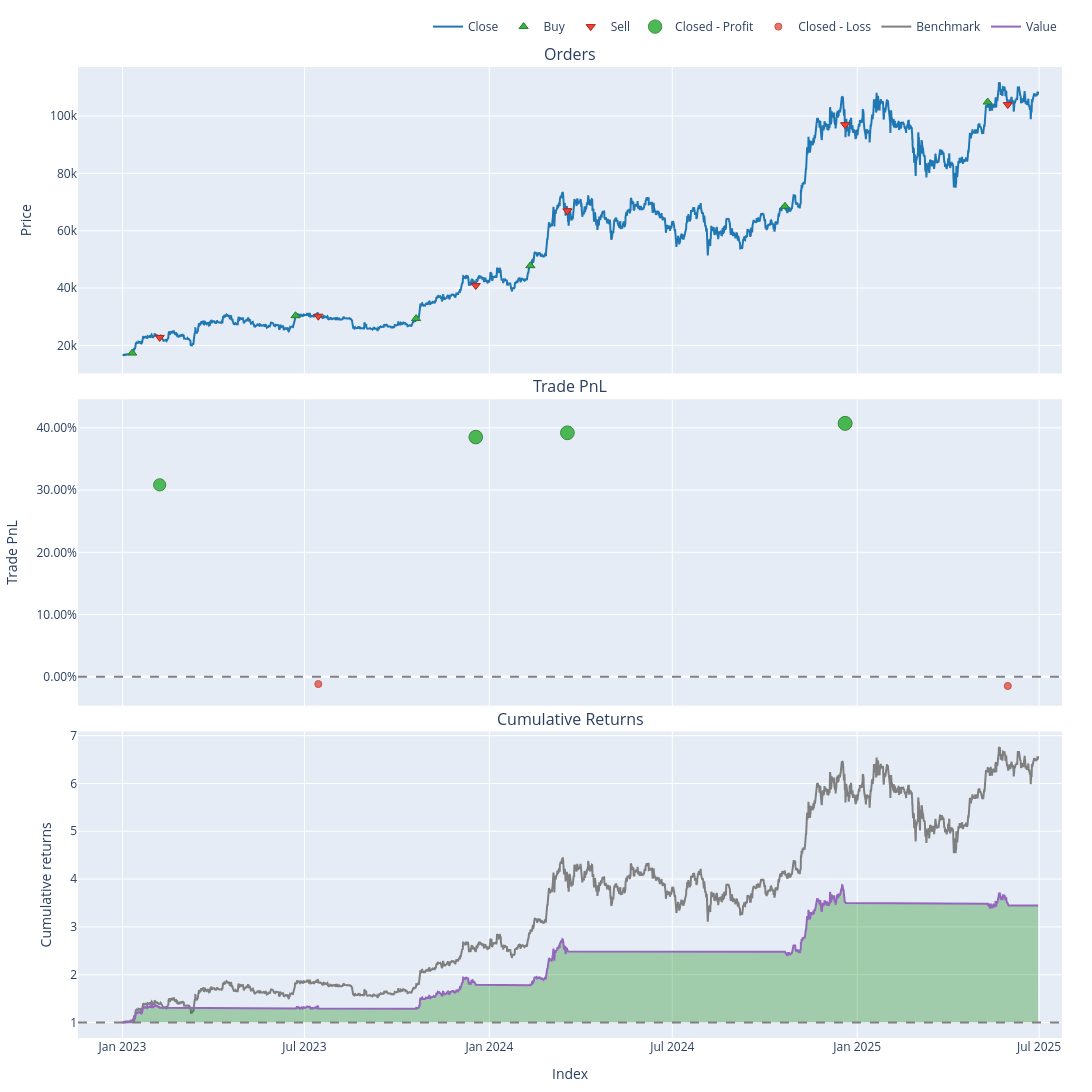

The notebook cell this image was saved under:
### Code cell
pf.plot(width=1600, height=1500).show()

### Figure 1 — Plotly figure (JSON) as saved in the notebook; plotly's stock layout.template omitted (floating-point values rounded to 4 significant figures; data arrays with more than 128 entries replaced by an {"elided": "..."} marker saying what was removed)
{"data": [{"line": {"color": "#1f77b4"}, "name": "Close", "showlegend": true, "x": {"elided": "5467 str values"}, "type": "scatter", "uid": "347083c6-561b-459a-bc40-e56730b5ad2b", "xaxis": "x", "yaxis": "y", "y": {"elided": "5467 float values"}, "legendgroup": "0"}, {"customdata": [[0.0, 0.05756, 3.239], [2.0, 0.04295, 4.236], [4.0, 0.04389, 4.186], [6.0, 0.03729, 5.793], [8.0, 0.03619, 8.058], [10.0, 0.03325, 11.33]], "hovertemplate": "Order Id: %{customdata[0]}<br>Timestamp: %{x}<br>Price: %{y}<br>Size: %{customdata[1]:.6f}<br>Fees: %{customdata[2]:.6f}", "marker": {"color": "#37B13F", "line": {"color": "rgb(38,123,44)", "width": 1}, "size": 8, "symbol": "triangle-up"}, "mode": "markers", "name": "Buy", "x": ["2023-01-10T16:00:00+00:00", "2023-06-22T04:00:00+00:00", "2023-10-20T04:00:00+00:00", "2024-02-10T20:00:00+00:00", "2024-10-21T04:00:00+00:00", "2025-05-10T20:00:00+00:00"], "y": [17320.0, 30340.0, 29340.0, 47800.0, 68510.0, 104900.0], "type": "scatter", "uid": "a9d245b8-8dc5-4fb3-9662-92a10bb41622", "xaxis": "x", "yaxis": "y", "legendgroup": "1"}, {"customdata": [[1.0, 0.05756, 4.263], [3.0, 0.04295, 4.213], [5.0, 0.04389, 5.831], [7.0, 0.03729, 8.111], [9.0, 0.03619, 11.4], [11.0, 0.03325, 11.23]], "hovertemplate": "Order Id: %{customdata[0]}<br>Timestamp: %{x}<br>Price: %{y}<br>Size: %{customdata[1]:.6f}<br>Fees: %{customdata[2]:.6f}", "marker": {"color": "#EA4335", "line": {"color": "rgb(181,31,18)", "width": 1}, "size": 8, "symbol": "triangle-down"}, "mode": "markers", "name": "Sell", "x": ["2023-02-07T00:00:00+00:00", "2023-07-14T20:00:00+00:00", "2023-12-18T12:00:00+00:00", "2024-03-18T16:00:00+00:00", "2024-12-20T00:00:00+00:00", "2025-05-30T20:00:00+00:00"], "y": [22790.0, 30180.0, 40870.0, 66920.0, 96960.0, 104000.0], "type": "scatter", "uid": "21bc7af7-ba0c-4a47-b4eb-212af0cc3b4e", "xaxis": "x", "yaxis": "y", "legendgroup": "2"}, {"customdata": [[0.0, 0.0, 307.5, 0.3085], [2.0, 2.0, 496.2, 0.3853], [3.0, 3.0, 699.1, 0.3922], [4.0, 4.0, 1010.0, 0.4073]], "hovertemplate": "Exit Trade Id: %{customdata[0]}<br>Position Id: %{customdata[1]}<br>Exit Timestamp: %{x}<br>PnL: %{customdata[2]:.6f}<br>Return: %{customdata[3]:.2%}", "marker": {"color": "#37B13F", "line": {"color": "rgb(38,123,44)", "width": 1}, "opacity": [0.8625, 0.8916, 0.8943, 0.9], "size": [12.25, 13.61, 13.73, 14.0], "symbol": "circle"}, "mode": "markers", "name": "Closed - Profit", "x": ["2023-02-07T00:00:00+00:00", "2023-12-18T12:00:00+00:00", "2024-03-18T16:00:00+00:00", "2024-12-20T00:00:00+00:00"], "y": [0.3085, 0.3853, 0.3922, 0.4073], "type": "scatter", "uid": "b3e3c08a-a367-45b5-8fe5-7a77ed98ed37", "xaxis": "x2", "yaxis": "y2", "legendgroup": "3"}, {"customdata": [[1.0, 1.0, -15.37, -0.01179], [5.0, 5.0, -51.98, -0.01491]], "hovertemplate": "Exit Trade Id: %{customdata[0]}<br>Position Id: %{customdata[1]}<br>Exit Timestamp: %{x}<br>PnL: %{customdata[2]:.6f}<br>Return: %{customdata[3]:.2%}", "marker": {"color": "#EA4335", "line": {"color": "rgb(181,31,18)", "width": 1}, "opacity": [0.75, 0.7512], "size": [7.0, 7.055], "symbol": "circle"}, "mode": "markers", "name": "Closed - Loss", "x": ["2023-07-14T20:00:00+00:00", "2025-05-30T20:00:00+00:00"], "y": [-0.01179, -0.01491], "type": "scatter", "uid": "07db4fce-44fd-4194-aa92-e21899a33237", "xaxis": "x2", "yaxis": "y2", "legendgroup": "4"}, {"line": {"color": "#7f7f7f"}, "name": "Benchmark", "showlegend": true, "x": {"elided": "5467 str values"}, "type": "scatter", "uid": "eb260ce3-8f1e-4611-90a8-9199ae051f87", "xaxis": "x3", "yaxis": "y3", "y": {"elided": "5467 float values"}, "legendgroup": "5"}, {"hoverinfo": "skip", "line": {"color": "rgba(0, 0, 0, 0)", "width": 0}, "opacity": 0, "showlegend": false, "x": {"elided": "5467 str values"}, "type": "scatter", "uid": "960c3cdb-e6d3-4ccf-9ab1-4ea37278dcd5", "xaxis": "x3", "yaxis": "y3", "y": {"elided": "5467 int values"}, "legendgroup": "6"}, {"connectgaps": false, "fill": "tonexty", "fillcolor": "rgba(0, 128, 0, 0.3)", "hoverinfo": "skip", "line": {"color": "rgba(0, 0, 0, 0)", "width": 0}, "opacity": 0, "showlegend": false, "x": {"elided": "5467 str values"}, "type": "scatter", "uid": "fbd8769f-ddba-40f2-b52f-777ca7f5f948", "xaxis": "x3", "yaxis": "y3", "y": {"elided": "5467 float values"}, "legendgroup": "6"}, {"hoverinfo": "skip", "line": {"color": "rgba(0, 0, 0, 0)", "width": 0}, "opacity": 0, "showlegend": false, "x": {"elided": "5467 str values"}, "type": "scatter", "uid": "43f10b13-0ca6-40f6-bd07-55446bf5cdab", "xaxis": "x3", "yaxis": "y3", "y": {"elided": "5467 int values"}, "legendgroup": "6"}, {"connectgaps": false, "fill": "tonexty", "fillcolor": "rgba(255, 0, 0, 0.3)", "hoverinfo": "skip", "line": {"color": "rgba(0, 0, 0, 0)", "width": 0}, "opacity": 0, "showlegend": false, "x": {"elided": "5467 str values"}, "type": "scatter", "uid": "133ae055-ebb3-4b4c-8447-ad2c4af74a5f", "xaxis": "x3", "yaxis": "y3", "y": {"elided": "5467 float values"}, "legendgroup": "6"}, {"line": {"color": "#9467bd"}, "name": "Value", "showlegend": true, "x": {"elided": "5467 str values"}, "type": "scatter", "uid": "ee3d2a3a-7002-4753-bd3a-fa35f6850b0d", "xaxis": "x3", "yaxis": "y3", "y": {"elided": "5467 float values"}, "legendgroup": "7"}, {"hoverinfo": "skip", "line": {"color": "rgba(0, 0, 0, 0)", "width": 0}, "opacity": 0.0, "showlegend": false, "x": {"elided": "5467 str values"}, "type": "scatter", "uid": "e6cd7735-2ada-45b8-9946-3022617fa9fc", "xaxis": "x3", "yaxis": "y3", "y": {"elided": "5467 int values"}, "legendgroup": "6"}], "layout": {"annotations": [{"font": {"size": 16}, "showarrow": false, "text": "Orders", "x": 0.5, "xanchor": "center", "xref": "paper", "y": 1.0, "yanchor": "bottom", "yref": "paper"}, {"font": {"size": 16}, "showarrow": false, "text": "Trade PnL", "x": 0.5, "xanchor": "center", "xref": "paper", "y": 0.6578, "yanchor": "bottom", "yref": "paper"}, {"font": {"size": 16}, "showarrow": false, "text": "Cumulative Returns", "x": 0.5, "xanchor": "center", "xref": "paper", "y": 0.3156, "yanchor": "bottom", "yref": "paper"}], "xaxis": {"anchor": "y", "domain": [0.0, 1.0], "matches": "x3", "showticklabels": false}, "yaxis": {"anchor": "x", "domain": [0.6844, 1.0], "title": {"text": "Price"}}, "xaxis2": {"anchor": "y2", "domain": [0.0, 1.0], "matches": "x3", "showticklabels": false}, "yaxis2": {"anchor": "x2", "domain": [0.3422, 0.6578], "tickformat": ".2%", "title": {"text": "Trade PnL"}}, "xaxis3": {"anchor": "y3", "domain": [0.0, 1.0], "title": {"text": "Index"}}, "yaxis3": {"anchor": "x3", "domain": [0.0, 0.3156], "title": {"text": "Cumulative returns"}}, "margin": {"t": 30, "b": 30, "l": 30, "r": 30}, "legend": {"orientation": "h", "yanchor": "bottom", "y": 1.027, "xanchor": "right", "x": 1, "traceorder": "normal"}, "width": 1600, "height": 1500, "showlegend": true, "shapes": [{"line": {"color": "gray", "dash": "dash"}, "type": "line", "x0": 0.0, "x1": 1.0, "xref": "paper", "y0": 0, "y1": 0, "yref": "y2"}, {"line": {"color": "gray", "dash": "dash"}, "type": "line", "x0": 0.0, "x1": 1.0, "xref": "paper", "y0": 1, "y1": 1, "yref": "y3"}]}}
